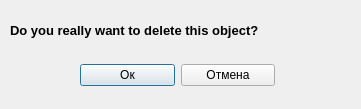
<?xml version="1.0" encoding="UTF-8"?>
<ui version="4.0">
 <class>ConfirmDialog</class>
 <widget class="QDialog" name="ConfirmDialog">
  <property name="geometry">
   <rect>
    <x>0</x>
    <y>0</y>
    <width>361</width>
    <height>109</height>
   </rect>
  </property>
  <property name="windowTitle">
   <string>Delete Auto</string>
  </property>
  <widget class="QLabel" name="confirmLb">
   <property name="geometry">
    <rect>
     <x>10</x>
     <y>10</y>
     <width>351</width>
     <height>41</height>
    </rect>
   </property>
   <property name="text">
    <string>&lt;html&gt;&lt;head/&gt;&lt;body&gt;&lt;p&gt;&lt;span style=&quot; font-size:10pt; font-weight:600;&quot;&gt;Do you really want to delete this object?&lt;/span&gt;&lt;/p&gt;&lt;/body&gt;&lt;/html&gt;</string>
   </property>
  </widget>
  <widget class="QWidget" name="layoutWidget">
   <property name="geometry">
    <rect>
     <x>80</x>
     <y>60</y>
     <width>195</width>
     <height>30</height>
    </rect>
   </property>
   <layout class="QGridLayout" name="gridLayout">
    <item row="0" column="0">
     <widget class="QPushButton" name="delConfirmBut">
      <property name="text">
       <string>Ок</string>
      </property>
     </widget>
    </item>
    <item row="0" column="1">
     <widget class="QPushButton" name="CancelBut">
      <property name="text">
       <string>Отмена</string>
      </property>
     </widget>
    </item>
   </layout>
  </widget>
 </widget>
 <resources/>
 <connections/>
</ui>
